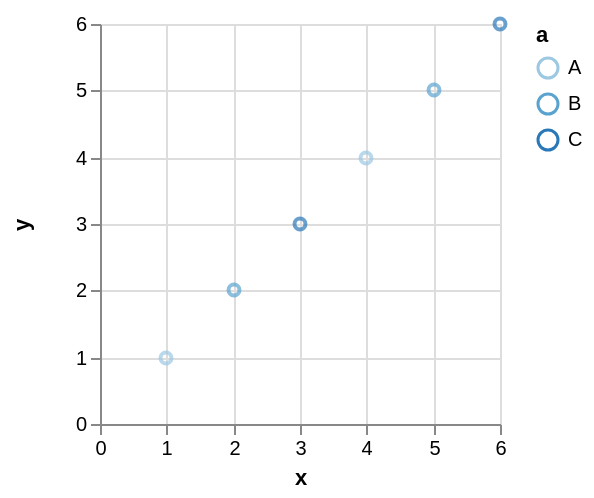

Source (Vega-Lite JSON):
### Vega specification from a JSON file in a GitHub repository (floating-point values rounded to 4 significant figures)
{"$schema": "https://vega.github.io/schema/vega/v3.0.json", "autosize": "pad", "padding": 5, "style": "cell", "data": [{"name": "source_0", "values": [{"a": "B", "x": 2, "y": 2}, {"a": "A", "x": 1, "y": 1}, {"a": "A", "x": 4, "y": 4}, {"a": "B", "x": 5, "y": 5}, {"a": "C", "x": 3, "y": 3}, {"a": "C", "x": 6, "y": 6}]}, {"name": "data_0", "source": "source_0", "transform": [{"type": "formula", "expr": "toNumber(datum[\"x\"])", "as": "x"}, {"type": "formula", "expr": "toNumber(datum[\"y\"])", "as": "y"}, {"type": "filter", "expr": "datum[\"x\"] !== null && !isNaN(datum[\"x\"]) && datum[\"y\"] !== null && !isNaN(datum[\"y\"])"}]}], "signals": [{"name": "width", "update": "200"}, {"name": "height", "update": "200"}], "marks": [{"name": "marks", "type": "symbol", "role": "point", "style": ["point"], "from": {"data": "data_0"}, "encode": {"update": {"x": {"scale": "x", "field": "x"}, "y": {"scale": "y", "field": "y"}, "stroke": {"scale": "color", "field": "a"}, "fill": {"value": "transparent"}, "opacity": {"value": 0.7}}}}], "scales": [{"name": "x", "type": "linear", "domain": {"data": "data_0", "field": "x"}, "range": [0, {"signal": "width"}], "round": true, "nice": true, "zero": true}, {"name": "y", "type": "linear", "domain": {"data": "data_0", "field": "y"}, "range": [{"signal": "height"}, 0], "round": true, "nice": true, "zero": true}, {"name": "color", "type": "ordinal", "domain": {"data": "data_0", "field": "a", "sort": true}, "range": "ordinal"}], "axes": [{"scale": "x", "labelOverlap": true, "orient": "bottom", "tickCount": {"signal": "ceil(width/40)"}, "title": "x", "zindex": 1}, {"scale": "x", "domain": false, "grid": true, "labels": false, "maxExtent": 0, "minExtent": 0, "orient": "bottom", "tickCount": {"signal": "ceil(width/40)"}, "ticks": false, "zindex": 0, "gridScale": "y"}, {"scale": "y", "labelOverlap": true, "orient": "left", "tickCount": {"signal": "ceil(height/40)"}, "title": "y", "zindex": 1}, {"scale": "y", "domain": false, "grid": true, "labels": false, "maxExtent": 0, "minExtent": 0, "orient": "left", "tickCount": {"signal": "ceil(height/40)"}, "ticks": false, "zindex": 0, "gridScale": "x"}], "legends": [{"stroke": "color", "title": "a"}], "config": {"axis": {"domainColor": "#888", "tickColor": "#888"}, "axisY": {"minExtent": 30}}}
